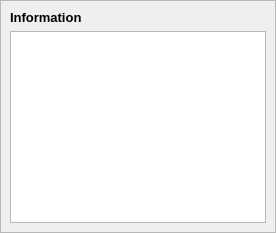
        <widget class="QWidget" name="info">
         <attribute name="title">
          <string>Information</string>
         </attribute>
         <layout class="QGridLayout" name="gridLayout_5">
          <property name="margin">
           <number>0</number>
          </property>
          <item row="0" column="0">
           <widget class="QFrame" name="frame_4">
            <property name="frameShape">
             <enum>QFrame::StyledPanel</enum>
            </property>
            <layout class="QGridLayout" name="gridLayout_7">
             <item row="0" column="0">
              <widget class="QLabel" name="label_3">
               <property name="font">
                <font>
                 <family>Arial</family>
                 <pointsize>10</pointsize>
                 <weight>75</weight>
                 <bold>true</bold>
                </font>
               </property>
               <property name="text">
                <string>Information</string>
               </property>
              </widget>
             </item>
             <item row="1" column="0">
              <widget class="QTextEdit" name="infoText">
               <property name="frameShape">
                <enum>QFrame::StyledPanel</enum>
               </property>
               <property name="frameShadow">
                <enum>QFrame::Plain</enum>
               </property>
               <property name="verticalScrollBarPolicy">
                <enum>Qt::ScrollBarAsNeeded</enum>
               </property>
               <property name="horizontalScrollBarPolicy">
                <enum>Qt::ScrollBarAsNeeded</enum>
               </property>
               <property name="html">
                <string>&lt;!DOCTYPE HTML PUBLIC &quot;-//W3C//DTD HTML 4.0//EN&quot; &quot;http://www.w3.org/TR/REC-html40/strict.dtd&quot;&gt;
&lt;html&gt;&lt;head&gt;&lt;meta name=&quot;qrichtext&quot; content=&quot;1&quot; /&gt;&lt;style type=&quot;text/css&quot;&gt;
p, li { white-space: pre-wrap; }
&lt;/style&gt;&lt;/head&gt;&lt;body style=&quot; font-family:'Segoe UI'; font-size:8.25pt; font-weight:400; font-style:normal;&quot;&gt;
&lt;p style=&quot; margin-top:0px; margin-bottom:0px; margin-left:0px; margin-right:0px; -qt-block-indent:0; text-indent:0px;&quot;&gt;&lt;span style=&quot; font-family:'MS Shell Dlg 2'; font-size:8pt;&quot;&gt;&lt;br /&gt;&lt;/span&gt;&lt;/p&gt;&lt;/body&gt;&lt;/html&gt;</string>
               </property>
               <property name="cursorWidth">
                <number>0</number>
               </property>
               <property name="textInteractionFlags">
                <set>Qt::TextSelectableByKeyboard|Qt::TextSelectableByMouse</set>
               </property>
              </widget>
             </item>
            </layout>
           </widget>
          </item>
         </layout>
        </widget>
